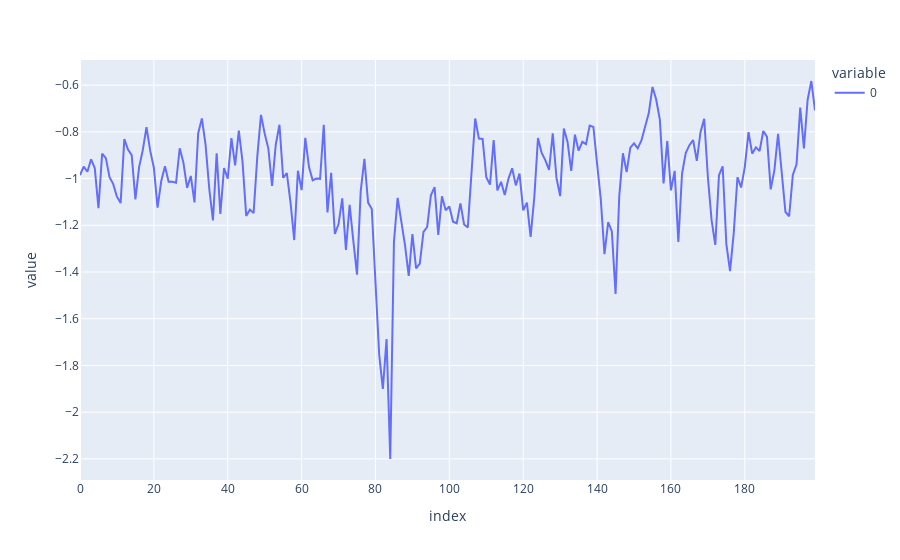

Notebook code cell kept with this figure:
### Code cell
tw = s[8000*26:4096+8000*26].numpy()
px.line(freq_percence(tw, 16000, np.arange(100, 300, 1), 8000))

### Figure 1 — Plotly figure (JSON) as saved in the notebook; plotly's stock layout.template omitted (floating-point values rounded to 4 significant figures; data arrays with more than 128 entries replaced by an {"elided": "..."} marker saying what was removed)
{"data": [{"hovertemplate": "variable=0<br>index=%{x}<br>value=%{y}<extra></extra>", "legendgroup": "0", "line": {"color": "#636efa", "dash": "solid"}, "marker": {"symbol": "circle"}, "mode": "lines", "name": "0", "orientation": "v", "showlegend": true, "type": "scatter", "x": {"elided": "200 int values"}, "xaxis": "x", "y": {"elided": "200 float values"}, "yaxis": "y"}], "layout": {"autosize": true, "legend": {"title": {"text": "variable"}, "tracegroupgap": 0}, "margin": {"t": 60}, "xaxis": {"anchor": "y", "autorange": true, "domain": [0, 1], "range": [0, 199], "title": {"text": "index"}, "type": "linear"}, "yaxis": {"anchor": "x", "autorange": true, "domain": [0, 1], "range": [-2.29, -0.4926], "title": {"text": "value"}, "type": "linear"}}}
